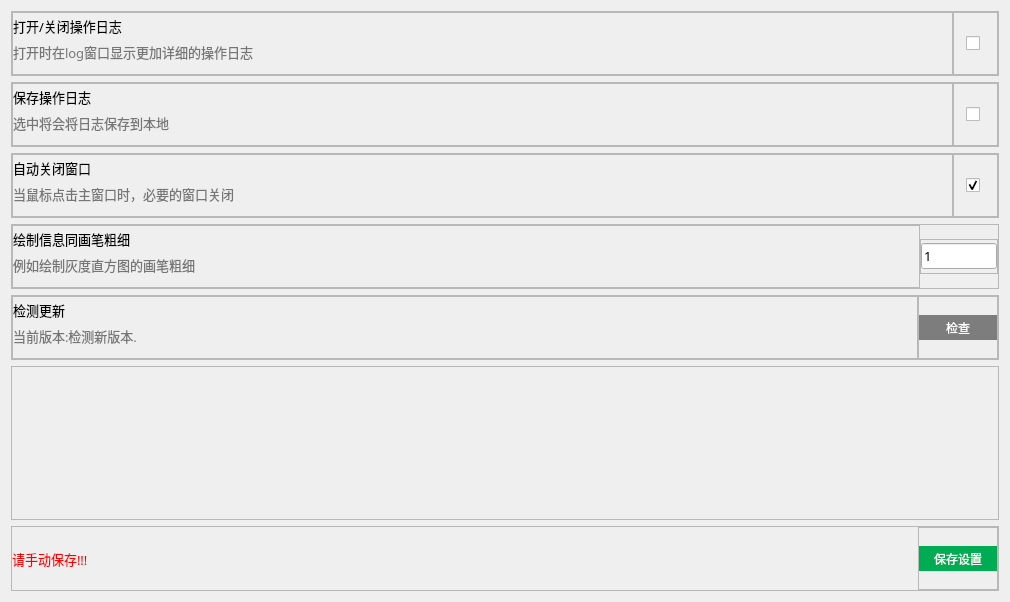
         <widget class="QWidget" name="scrollAreaWidgetContents_2">
          <property name="geometry">
           <rect>
            <x>0</x>
            <y>0</y>
            <width>1010</width>
            <height>602</height>
           </rect>
          </property>
          <layout class="QVBoxLayout" name="verticalLayout_16">
           <item>
            <widget class="QFrame" name="frame_39">
             <property name="maximumSize">
              <size>
               <width>16777215</width>
               <height>65</height>
              </size>
             </property>
             <property name="font">
              <font>
               <family>微软雅黑</family>
               <pointsize>10</pointsize>
              </font>
             </property>
             <property name="frameShape">
              <enum>QFrame::StyledPanel</enum>
             </property>
             <property name="frameShadow">
              <enum>QFrame::Raised</enum>
             </property>
             <layout class="QHBoxLayout" name="horizontalLayout_34">
              <property name="spacing">
               <number>0</number>
              </property>
              <property name="leftMargin">
               <number>0</number>
              </property>
              <property name="topMargin">
               <number>0</number>
              </property>
              <property name="rightMargin">
               <number>0</number>
              </property>
              <property name="bottomMargin">
               <number>0</number>
              </property>
              <item>
               <widget class="QFrame" name="frame_40">
                <property name="font">
                 <font>
                  <family>微软雅黑</family>
                  <pointsize>10</pointsize>
                 </font>
                </property>
                <property name="frameShape">
                 <enum>QFrame::StyledPanel</enum>
                </property>
                <property name="frameShadow">
                 <enum>QFrame::Raised</enum>
                </property>
                <layout class="QVBoxLayout" name="verticalLayout_22">
                 <property name="spacing">
                  <number>0</number>
                 </property>
                 <property name="leftMargin">
                  <number>0</number>
                 </property>
                 <property name="topMargin">
                  <number>0</number>
                 </property>
                 <property name="rightMargin">
                  <number>0</number>
                 </property>
                 <item>
                  <widget class="QLabel" name="label_25">
                   <property name="font">
                    <font>
                     <family>微软雅黑</family>
                     <pointsize>10</pointsize>
                    </font>
                   </property>
                   <property name="text">
                    <string>打开/关闭操作日志</string>
                   </property>
                   <property name="wordWrap">
                    <bool>true</bool>
                   </property>
                  </widget>
                 </item>
                 <item>
                  <widget class="QLabel" name="label_26">
                   <property name="font">
                    <font>
                     <family>微软雅黑</family>
                     <pointsize>10</pointsize>
                    </font>
                   </property>
                   <property name="layoutDirection">
                    <enum>Qt::LeftToRight</enum>
                   </property>
                   <property name="styleSheet">
                    <string notr="true">color: rgb(118, 118, 118);</string>
                   </property>
                   <property name="text">
                    <string>打开时在log窗口显示更加详细的操作日志</string>
                   </property>
                  </widget>
                 </item>
                </layout>
               </widget>
              </item>
              <item>
               <widget class="QFrame" name="frame_41">
                <property name="maximumSize">
                 <size>
                  <width>45</width>
                  <height>16777215</height>
                 </size>
                </property>
                <property name="font">
                 <font>
                  <family>微软雅黑</family>
                  <pointsize>10</pointsize>
                 </font>
                </property>
                <property name="frameShape">
                 <enum>QFrame::StyledPanel</enum>
                </property>
                <property name="frameShadow">
                 <enum>QFrame::Raised</enum>
                </property>
                <layout class="QHBoxLayout" name="horizontalLayout_35">
                 <property name="spacing">
                  <number>0</number>
                 </property>
                 <property name="leftMargin">
                  <number>0</number>
                 </property>
                 <property name="topMargin">
                  <number>0</number>
                 </property>
                 <property name="rightMargin">
                  <number>0</number>
                 </property>
                 <property name="bottomMargin">
                  <number>0</number>
                 </property>
                 <item>
                  <widget class="QCheckBox" name="process_log">
                   <property name="maximumSize">
                    <size>
                     <width>18</width>
                     <height>18</height>
                    </size>
                   </property>
                   <property name="font">
                    <font>
                     <family>微软雅黑</family>
                     <pointsize>10</pointsize>
                    </font>
                   </property>
                   <property name="text">
                    <string/>
                   </property>
                  </widget>
                 </item>
                </layout>
               </widget>
              </item>
             </layout>
            </widget>
           </item>
           <item>
            <widget class="QFrame" name="frame_42">
             <property name="maximumSize">
              <size>
               <width>16777215</width>
               <height>65</height>
              </size>
             </property>
             <property name="font">
              <font>
               <family>微软雅黑</family>
               <pointsize>10</pointsize>
              </font>
             </property>
             <property name="frameShape">
              <enum>QFrame::StyledPanel</enum>
             </property>
             <property name="frameShadow">
              <enum>QFrame::Raised</enum>
             </property>
             <layout class="QHBoxLayout" name="horizontalLayout_38">
              <property name="spacing">
               <number>0</number>
              </property>
              <property name="leftMargin">
               <number>0</number>
              </property>
              <property name="topMargin">
               <number>0</number>
              </property>
              <property name="rightMargin">
               <number>0</number>
              </property>
              <property name="bottomMargin">
               <number>0</number>
              </property>
              <item>
               <widget class="QFrame" name="frame_45">
                <property name="font">
                 <font>
                  <family>微软雅黑</family>
                  <pointsize>10</pointsize>
                 </font>
                </property>
                <property name="frameShape">
                 <enum>QFrame::StyledPanel</enum>
                </property>
                <property name="frameShadow">
                 <enum>QFrame::Raised</enum>
                </property>
                <layout class="QVBoxLayout" name="verticalLayout_25">
                 <property name="spacing">
                  <number>0</number>
                 </property>
                 <property name="leftMargin">
                  <number>0</number>
                 </property>
                 <property name="topMargin">
                  <number>0</number>
                 </property>
                 <property name="rightMargin">
                  <number>0</number>
                 </property>
                 <item>
                  <widget class="QLabel" name="label_29">
                   <property name="font">
                    <font>
                     <family>微软雅黑</family>
                     <pointsize>10</pointsize>
                    </font>
                   </property>
                   <property name="text">
                    <string>保存操作日志</string>
                   </property>
                   <property name="wordWrap">
                    <bool>true</bool>
                   </property>
                  </widget>
                 </item>
                 <item>
                  <widget class="QLabel" name="label_30">
                   <property name="font">
                    <font>
                     <family>微软雅黑</family>
                     <pointsize>10</pointsize>
                    </font>
                   </property>
                   <property name="layoutDirection">
                    <enum>Qt::LeftToRight</enum>
                   </property>
                   <property name="styleSheet">
                    <string notr="true">color: rgb(118, 118, 118);</string>
                   </property>
                   <property name="text">
                    <string>选中将会将日志保存到本地</string>
                   </property>
                  </widget>
                 </item>
                </layout>
               </widget>
              </item>
              <item>
               <widget class="QFrame" name="frame_46">
                <property name="maximumSize">
                 <size>
                  <width>45</width>
                  <height>16777215</height>
                 </size>
                </property>
                <property name="font">
                 <font>
                  <family>微软雅黑</family>
                  <pointsize>10</pointsize>
                 </font>
                </property>
                <property name="frameShape">
                 <enum>QFrame::StyledPanel</enum>
                </property>
                <property name="frameShadow">
                 <enum>QFrame::Raised</enum>
                </property>
                <layout class="QHBoxLayout" name="horizontalLayout_39">
                 <property name="spacing">
                  <number>0</number>
                 </property>
                 <property name="leftMargin">
                  <number>0</number>
                 </property>
                 <property name="topMargin">
                  <number>0</number>
                 </property>
                 <property name="rightMargin">
                  <number>0</number>
                 </property>
                 <property name="bottomMargin">
                  <number>0</number>
                 </property>
                 <item>
                  <widget class="QCheckBox" name="save_log_local">
                   <property name="maximumSize">
                    <size>
                     <width>18</width>
                     <height>18</height>
                    </size>
                   </property>
                   <property name="font">
                    <font>
                     <family>微软雅黑</family>
                     <pointsize>10</pointsize>
                    </font>
                   </property>
                   <property name="text">
                    <string/>
                   </property>
                  </widget>
                 </item>
                </layout>
               </widget>
              </item>
             </layout>
            </widget>
           </item>
           <item>
            <widget class="QFrame" name="frame_59">
             <property name="maximumSize">
              <size>
               <width>16777215</width>
               <height>65</height>
              </size>
             </property>
             <property name="font">
              <font>
               <family>微软雅黑</family>
               <pointsize>10</pointsize>
              </font>
             </property>
             <property name="frameShape">
              <enum>QFrame::StyledPanel</enum>
             </property>
             <property name="frameShadow">
              <enum>QFrame::Raised</enum>
             </property>
             <layout class="QHBoxLayout" name="horizontalLayout_53">
              <property name="spacing">
               <number>0</number>
              </property>
              <property name="leftMargin">
               <number>0</number>
              </property>
              <property name="topMargin">
               <number>0</number>
              </property>
              <property name="rightMargin">
               <number>0</number>
              </property>
              <property name="bottomMargin">
               <number>0</number>
              </property>
              <item>
               <widget class="QFrame" name="frame_60">
                <property name="font">
                 <font>
                  <family>微软雅黑</family>
                  <pointsize>10</pointsize>
                 </font>
                </property>
                <property name="frameShape">
                 <enum>QFrame::StyledPanel</enum>
                </property>
                <property name="frameShadow">
                 <enum>QFrame::Raised</enum>
                </property>
                <layout class="QVBoxLayout" name="verticalLayout_29">
                 <property name="spacing">
                  <number>0</number>
                 </property>
                 <property name="leftMargin">
                  <number>0</number>
                 </property>
                 <property name="topMargin">
                  <number>0</number>
                 </property>
                 <property name="rightMargin">
                  <number>0</number>
                 </property>
                 <item>
                  <widget class="QLabel" name="label_44">
                   <property name="font">
                    <font>
                     <family>微软雅黑</family>
                     <pointsize>10</pointsize>
                    </font>
                   </property>
                   <property name="text">
                    <string>自动关闭窗口</string>
                   </property>
                   <property name="wordWrap">
                    <bool>true</bool>
                   </property>
                  </widget>
                 </item>
                 <item>
                  <widget class="QLabel" name="label_45">
                   <property name="font">
                    <font>
                     <family>微软雅黑</family>
                     <pointsize>10</pointsize>
                    </font>
                   </property>
                   <property name="layoutDirection">
                    <enum>Qt::LeftToRight</enum>
                   </property>
                   <property name="styleSheet">
                    <string notr="true">color: rgb(118, 118, 118);</string>
                   </property>
                   <property name="text">
                    <string>当鼠标点击主窗口时，必要的窗口关闭</string>
                   </property>
                  </widget>
                 </item>
                </layout>
               </widget>
              </item>
              <item>
               <widget class="QFrame" name="frame_61">
                <property name="maximumSize">
                 <size>
                  <width>45</width>
                  <height>16777215</height>
                 </size>
                </property>
                <property name="font">
                 <font>
                  <family>微软雅黑</family>
                  <pointsize>10</pointsize>
                 </font>
                </property>
                <property name="frameShape">
                 <enum>QFrame::StyledPanel</enum>
                </property>
                <property name="frameShadow">
                 <enum>QFrame::Raised</enum>
                </property>
                <layout class="QHBoxLayout" name="horizontalLayout_54">
                 <property name="spacing">
                  <number>0</number>
                 </property>
                 <property name="leftMargin">
                  <number>0</number>
                 </property>
                 <property name="topMargin">
                  <number>0</number>
                 </property>
                 <property name="rightMargin">
                  <number>0</number>
                 </property>
                 <property name="bottomMargin">
                  <number>0</number>
                 </property>
                 <item>
                  <widget class="QCheckBox" name="auto_close">
                   <property name="maximumSize">
                    <size>
                     <width>18</width>
                     <height>18</height>
                    </size>
                   </property>
                   <property name="font">
                    <font>
                     <family>微软雅黑</family>
                     <pointsize>10</pointsize>
                    </font>
                   </property>
                   <property name="text">
                    <string/>
                   </property>
                   <property name="checked">
                    <bool>true</bool>
                   </property>
                  </widget>
                 </item>
                </layout>
               </widget>
              </item>
             </layout>
            </widget>
           </item>
           <item>
            <widget class="QFrame" name="frame_62">
             <property name="maximumSize">
              <size>
               <width>16777215</width>
               <height>65</height>
              </size>
             </property>
             <property name="font">
              <font>
               <family>微软雅黑</family>
               <pointsize>10</pointsize>
              </font>
             </property>
             <property name="frameShape">
              <enum>QFrame::StyledPanel</enum>
             </property>
             <property name="frameShadow">
              <enum>QFrame::Raised</enum>
             </property>
             <layout class="QHBoxLayout" name="horizontalLayout_55">
              <property name="spacing">
               <number>0</number>
              </property>
              <property name="leftMargin">
               <number>0</number>
              </property>
              <property name="topMargin">
               <number>0</number>
              </property>
              <property name="rightMargin">
               <number>0</number>
              </property>
              <property name="bottomMargin">
               <number>0</number>
              </property>
              <item>
               <widget class="QFrame" name="frame_63">
                <property name="font">
                 <font>
                  <family>微软雅黑</family>
                  <pointsize>10</pointsize>
                 </font>
                </property>
                <property name="frameShape">
                 <enum>QFrame::StyledPanel</enum>
                </property>
                <property name="frameShadow">
                 <enum>QFrame::Raised</enum>
                </property>
                <layout class="QVBoxLayout" name="verticalLayout_30">
                 <property name="spacing">
                  <number>0</number>
                 </property>
                 <property name="leftMargin">
                  <number>0</number>
                 </property>
                 <property name="topMargin">
                  <number>0</number>
                 </property>
                 <property name="rightMargin">
                  <number>0</number>
                 </property>
                 <item>
                  <widget class="QLabel" name="label_46">
                   <property name="font">
                    <font>
                     <family>微软雅黑</family>
                     <pointsize>10</pointsize>
                    </font>
                   </property>
                   <property name="text">
                    <string>绘制信息同画笔粗细</string>
                   </property>
                   <property name="wordWrap">
                    <bool>true</bool>
                   </property>
                  </widget>
                 </item>
                 <item>
                  <widget class="QLabel" name="label_47">
                   <property name="font">
                    <font>
                     <family>微软雅黑</family>
                     <pointsize>10</pointsize>
                    </font>
                   </property>
                   <property name="layoutDirection">
                    <enum>Qt::LeftToRight</enum>
                   </property>
                   <property name="styleSheet">
                    <string notr="true">color: rgb(118, 118, 118);</string>
                   </property>
                   <property name="text">
                    <string>例如绘制灰度直方图的画笔粗细</string>
                   </property>
                  </widget>
                 </item>
                </layout>
               </widget>
              </item>
              <item>
               <widget class="QFrame" name="frame_64">
                <property name="minimumSize">
                 <size>
                  <width>78</width>
                  <height>35</height>
                 </size>
                </property>
                <property name="maximumSize">
                 <size>
                  <width>78</width>
                  <height>35</height>
                 </size>
                </property>
                <property name="font">
                 <font>
                  <family>微软雅黑</family>
                  <pointsize>10</pointsize>
                 </font>
                </property>
                <property name="frameShape">
                 <enum>QFrame::StyledPanel</enum>
                </property>
                <property name="frameShadow">
                 <enum>QFrame::Raised</enum>
                </property>
                <layout class="QHBoxLayout" name="horizontalLayout_56">
                 <property name="spacing">
                  <number>0</number>
                 </property>
                 <property name="leftMargin">
                  <number>0</number>
                 </property>
                 <property name="topMargin">
                  <number>0</number>
                 </property>
                 <property name="rightMargin">
                  <number>0</number>
                 </property>
                 <property name="bottomMargin">
                  <number>0</number>
                 </property>
                 <item>
                  <widget class="QLineEdit" name="plot_pensize">
                   <property name="font">
                    <font>
                     <family>微软雅黑</family>
                     <pointsize>10</pointsize>
                    </font>
                   </property>
                   <property name="text">
                    <string>1</string>
                   </property>
                   <property name="placeholderText">
                    <string>整数类型</string>
                   </property>
                  </widget>
                 </item>
                </layout>
               </widget>
              </item>
             </layout>
            </widget>
           </item>
           <item>
            <widget class="QFrame" name="frame_25">
             <property name="maximumSize">
              <size>
               <width>16777215</width>
               <height>65</height>
              </size>
             </property>
             <property name="font">
              <font>
               <pointsize>10</pointsize>
              </font>
             </property>
             <property name="frameShape">
              <enum>QFrame::StyledPanel</enum>
             </property>
             <property name="frameShadow">
              <enum>QFrame::Raised</enum>
             </property>
             <layout class="QHBoxLayout" name="horizontalLayout_20">
              <property name="spacing">
               <number>0</number>
              </property>
              <property name="leftMargin">
               <number>0</number>
              </property>
              <property name="topMargin">
               <number>0</number>
              </property>
              <property name="rightMargin">
               <number>0</number>
              </property>
              <property name="bottomMargin">
               <number>0</number>
              </property>
              <item>
               <widget class="QFrame" name="frame_26">
                <property name="font">
                 <font>
                  <pointsize>10</pointsize>
                 </font>
                </property>
                <property name="frameShape">
                 <enum>QFrame::StyledPanel</enum>
                </property>
                <property name="frameShadow">
                 <enum>QFrame::Raised</enum>
                </property>
                <layout class="QVBoxLayout" name="verticalLayout_15">
                 <property name="spacing">
                  <number>0</number>
                 </property>
                 <property name="leftMargin">
                  <number>0</number>
                 </property>
                 <property name="topMargin">
                  <number>0</number>
                 </property>
                 <property name="rightMargin">
                  <number>0</number>
                 </property>
                 <item>
                  <widget class="QLabel" name="label_20">
                   <property name="font">
                    <font>
                     <family>微软雅黑</family>
                     <pointsize>10</pointsize>
                    </font>
                   </property>
                   <property name="text">
                    <string>检测更新</string>
                   </property>
                  </widget>
                 </item>
                 <item>
                  <widget class="QLabel" name="current_version">
                   <property name="font">
                    <font>
                     <family>微软雅黑</family>
                     <pointsize>10</pointsize>
                    </font>
                   </property>
                   <property name="styleSheet">
                    <string notr="true">color: rgb(118, 118, 118);</string>
                   </property>
                   <property name="text">
                    <string>当前版本:检测新版本.</string>
                   </property>
                   <property name="wordWrap">
                    <bool>true</bool>
                   </property>
                  </widget>
                 </item>
                </layout>
               </widget>
              </item>
              <item>
               <widget class="QFrame" name="frame_27">
                <property name="minimumSize">
                 <size>
                  <width>80</width>
                  <height>0</height>
                 </size>
                </property>
                <property name="maximumSize">
                 <size>
                  <width>80</width>
                  <height>16777215</height>
                 </size>
                </property>
                <property name="font">
                 <font>
                  <pointsize>10</pointsize>
                 </font>
                </property>
                <property name="frameShape">
                 <enum>QFrame::StyledPanel</enum>
                </property>
                <property name="frameShadow">
                 <enum>QFrame::Raised</enum>
                </property>
                <layout class="QHBoxLayout" name="horizontalLayout_21">
                 <property name="spacing">
                  <number>0</number>
                 </property>
                 <property name="leftMargin">
                  <number>0</number>
                 </property>
                 <property name="topMargin">
                  <number>0</number>
                 </property>
                 <property name="rightMargin">
                  <number>0</number>
                 </property>
                 <property name="bottomMargin">
                  <number>0</number>
                 </property>
                 <item>
                  <widget class="QPushButton" name="check_update">
                   <property name="font">
                    <font>
                     <family>微软雅黑</family>
                     <pointsize>9</pointsize>
                     <weight>50</weight>
                     <italic>false</italic>
                     <bold>false</bold>
                    </font>
                   </property>
                   <property name="styleSheet">
                    <string notr="true">QPushButton{
	font: 9pt &quot;微软雅黑&quot;;
	background-color: rgb(125, 125, 125);
	color: rgb(255, 255, 255);
	border:none;
	height:25px;
}
QPushButton:hover{
	font: 9pt &quot;微软雅黑&quot;;
	background-color: rgb(111, 111, 111);
	color: rgb(255, 255, 255);
	height:25px;
}
QPushButton:pressed{
	font: 9pt &quot;微软雅黑&quot;;
	background-color: rgb(86, 86, 86);
	color: rgb(255, 255, 255);
	height:25px;
}</string>
                   </property>
                   <property name="text">
                    <string>检查</string>
                   </property>
                  </widget>
                 </item>
                </layout>
               </widget>
              </item>
             </layout>
            </widget>
           </item>
           <item>
            <widget class="QFrame" name="frame_36">
             <property name="font">
              <font>
               <pointsize>10</pointsize>
              </font>
             </property>
             <property name="frameShape">
              <enum>QFrame::StyledPanel</enum>
             </property>
             <property name="frameShadow">
              <enum>QFrame::Raised</enum>
             </property>
            </widget>
           </item>
           <item>
            <widget class="QFrame" name="frame_53">
             <property name="maximumSize">
              <size>
               <width>16777215</width>
               <height>65</height>
              </size>
             </property>
             <property name="font">
              <font>
               <pointsize>10</pointsize>
              </font>
             </property>
             <property name="frameShape">
              <enum>QFrame::StyledPanel</enum>
             </property>
             <property name="frameShadow">
              <enum>QFrame::Raised</enum>
             </property>
             <layout class="QHBoxLayout" name="horizontalLayout_49">
              <property name="spacing">
               <number>0</number>
              </property>
              <property name="leftMargin">
               <number>0</number>
              </property>
              <property name="topMargin">
               <number>0</number>
              </property>
              <property name="rightMargin">
               <number>0</number>
              </property>
              <property name="bottomMargin">
               <number>0</number>
              </property>
              <item>
               <widget class="QLabel" name="label_32">
                <property name="font">
                 <font>
                  <family>微软雅黑</family>
                  <pointsize>10</pointsize>
                  <weight>50</weight>
                  <bold>false</bold>
                 </font>
                </property>
                <property name="styleSheet">
                 <string notr="true">color: rgb(255, 0, 0);</string>
                </property>
                <property name="text">
                 <string>请手动保存!!!</string>
                </property>
               </widget>
              </item>
              <item>
               <widget class="QFrame" name="frame_56">
                <property name="minimumSize">
                 <size>
                  <width>80</width>
                  <height>0</height>
                 </size>
                </property>
                <property name="maximumSize">
                 <size>
                  <width>80</width>
                  <height>16777215</height>
                 </size>
                </property>
                <property name="font">
                 <font>
                  <pointsize>10</pointsize>
                 </font>
                </property>
                <property name="frameShape">
                 <enum>QFrame::StyledPanel</enum>
                </property>
                <property name="frameShadow">
                 <enum>QFrame::Raised</enum>
                </property>
                <layout class="QHBoxLayout" name="horizontalLayout_50">
                 <property name="spacing">
                  <number>0</number>
                 </property>
                 <property name="leftMargin">
                  <number>0</number>
                 </property>
                 <property name="topMargin">
                  <number>0</number>
                 </property>
                 <property name="rightMargin">
                  <number>0</number>
                 </property>
                 <property name="bottomMargin">
                  <number>0</number>
                 </property>
                 <item>
                  <widget class="QPushButton" name="save_configs_">
                   <property name="font">
                    <font>
                     <family>微软雅黑</family>
                     <pointsize>9</pointsize>
                     <weight>50</weight>
                     <italic>false</italic>
                     <bold>false</bold>
                    </font>
                   </property>
                   <property name="styleSheet">
                    <string notr="true">QPushButton{
	font: 9pt &quot;微软雅黑&quot;;
	background-color: rgb(0, 172, 83);
	color: rgb(255, 255, 255);
	border:none;
	height:25px;
}
QPushButton:hover{
	font: 9pt &quot;微软雅黑&quot;;
	background-color: rgb(0, 134, 67);
	color: rgb(255, 255, 255);
	height:25px;
}
QPushButton:pressed{
	font: 9pt &quot;微软雅黑&quot;;
	background-color: rgb(0, 172, 83);
	color: rgb(255, 255, 255);
	height:25px;
}</string>
                   </property>
                   <property name="text">
                    <string>保存设置</string>
                   </property>
                  </widget>
                 </item>
                </layout>
               </widget>
              </item>
             </layout>
            </widget>
           </item>
          </layout>
         </widget>
